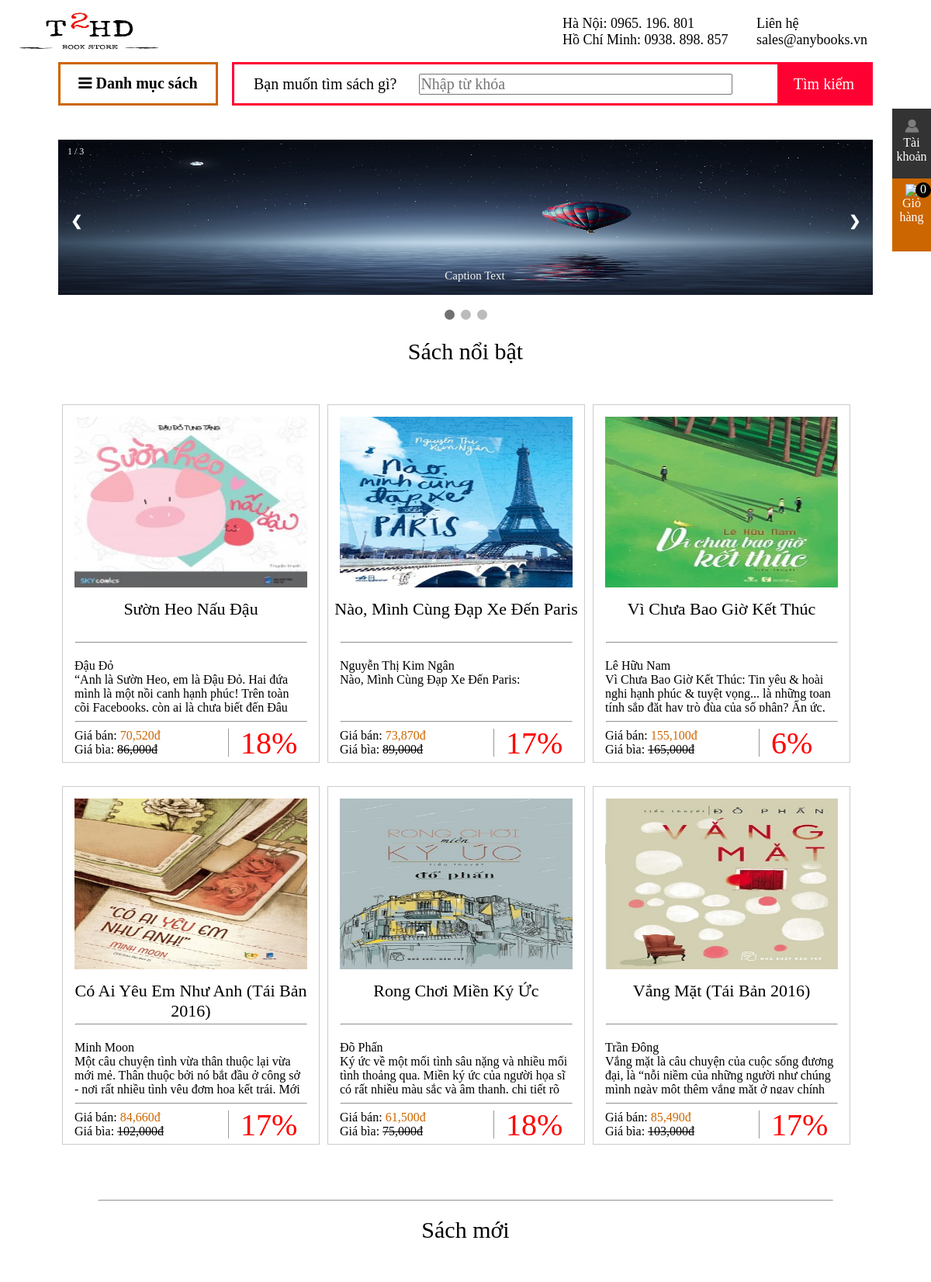
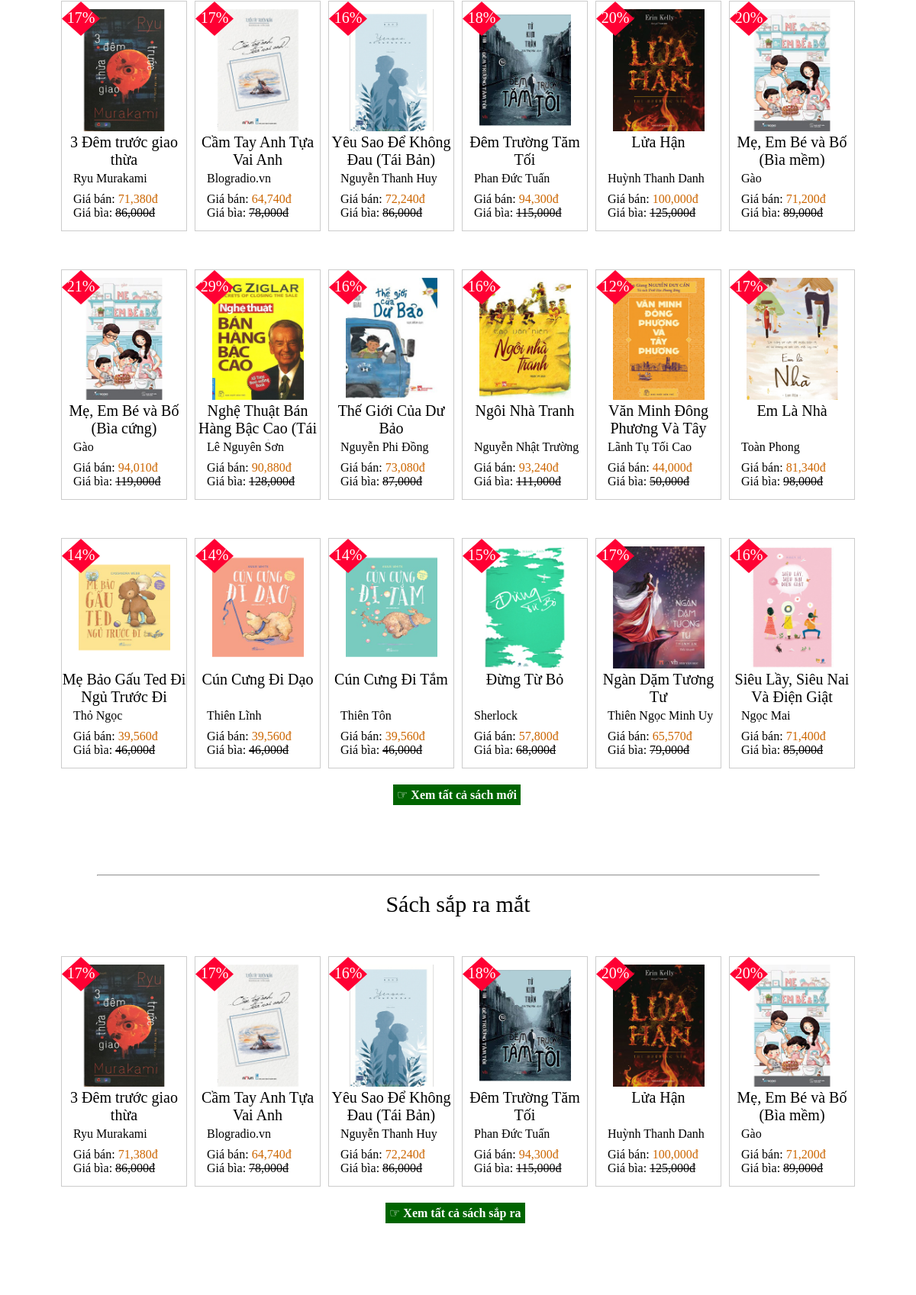
The page / (upper part) on the database its author committed (2 pictures, top to bottom).
### tables this page shows
CREATE TABLE `book` (
  `idbook` int(11) NOT NULL,
  `name` varchar(1000) NOT NULL,
  `imgdetail` varchar(100) NOT NULL COMMENT 'ảnh bìa bên trong',
  `imgbg` varchar(100) NOT NULL COMMENT 'ảnh bên ngoài',
  `idauthor` int(11) NOT NULL COMMENT 'id tác giả',
  `ngayxb` date NOT NULL COMMENT 'ngày xuất bản',
  `nhaxb` varchar(100) NOT NULL COMMENT 'nhà xuất bản',
  `nhaph` varchar(100) NOT NULL COMMENT 'nhà phát hành',
  `dangbia` varchar(100) NOT NULL COMMENT 'dạng bìa',
  `size` varchar(100) NOT NULL COMMENT 'kích thước (100 x 25 cm)',
  `weight` int(11) NOT NULL COMMENT 'khối lượng',
  `totalpages` int(11) NOT NULL COMMENT 'tổng số trang',
  `saleoff` int(11) NOT NULL COMMENT 'tiết kiệm %',
  `price` double NOT NULL COMMENT 'giá tiền',
  `info` varchar(1000) NOT NULL COMMENT 'mô tả sách',
  `idtype` int(11) NOT NULL COMMENT 'id loại sách',
  `highlights` int(11) NOT NULL COMMENT 'sách nổi bật thì số lớn',
  `status` varchar(100) NOT NULL COMMENT 'trạng thái sách',
  `sold` double NOT NULL DEFAULT '0',
  `checkDelete` int(11) NOT NULL DEFAULT '0' COMMENT 'xóa thì thành 1'
);

CREATE TABLE `author` (
  `idauthor` int(11) NOT NULL,
  `name` varchar(200) NOT NULL,
  `info` varchar(1000) NOT NULL,
  `checkDelete` int(11) NOT NULL DEFAULT '0' COMMENT 'xóa thì thành 1'
);

### controller/BookController.php (called while the page is built, shortened)
<?php
require_once 'model/BookModel.php';
require_once 'others/TestResult.php';
class BookController
{
    private $model;
    public function __construct()
    {
        $this->model = new BookModel();
    }
    public function load6BookHighlight()
    {
        $result = $this->model->get6BookHighlights();
        return TestResult::testResultController($result);
    }
    public function load12BookNew(){
        $result = $this->model->get12BookNew();
        return TestResult::testResultController($result);
    }
    public function load6BookFuture(){
        $result = $this->model->get6BookFuture();
        return TestResult::testResultController($result);
    }
}
?>

### model/DataProvider.php (called while the page is built, shortened)
<?php
class DataProvider
{
    public static function executeQuery($query){
        $result = mysql_query($query);
        return $result;
    }
}
?>

### model/BookModel.php (called while the page is built, shortened)
<?php
require_once 'DataProvider.php';
require_once 'TypeModel.php';
require_once 'others/TestResult.php';
class BookModel
{
    public function get6BookHighlights(){
        $result = DataProvider::executeQuery('select * from `book` ORDER BY highlights DESC LIMIT 6');
        return TestResult::testResultModel($result);
    }
    public function get12BookNew(){
        $result = DataProvider::executeQuery('select * from `book` WHERE status LIKE \'Sách mới\' LIMIT 18;');
        return TestResult::testResultModel($result);
    }
    public function get6BookFuture(){
        $result = DataProvider::executeQuery('select * from `book` WHERE  status LIKE  \'Sách mới\' LIMIT 6;');
        return TestResult::testResultModel($result);
    }
}
?>

### others/TestResult.php (called while the page is built)
<?php
class TestResult{
	public static function testResultModel($result){
		if (mysql_num_rows($result) > 0) return $result;
        return null;
	}
	public static function testResultController($result){
		if ($result == null) return null; else return $result;
	}
}
?>

### controller/AuthorController.php (called while the page is built, shortened)
<?php
require_once 'model/AuthorModel.php';
class AuthorController
{
    private $model;
    public function __construct()
    {
        $this->model = new AuthorModel();
    }
    public function getNameAuthorById($idAuthor){
        $result = $this->model->getName($idAuthor);
        if ($result == null) return null; else return mysql_fetch_assoc($result);
    }
}
?>

### model/AuthorModel.php (called while the page is built, shortened)
<?php
require_once 'DataProvider.php';
require_once 'others/TestResult.php';
class AuthorModel
{
    public function getName($idAuthor)
    {
        $result = DataProvider::executeQuery('select `name` from `author` WHERE idauthor='.$idAuthor);
        return TestResult::testResultModel($result);
    }
}
?>

### view/main_home.php (the view, shortened to what this page needs)
<!DOCTYPE html PUBLIC "-//W3C//DTD XHTML 1.0 Transitional//EN"
  "http://www.w3.org/TR/xhtml1/DTD/xhtml1-transitional.dtd">
<html xmlns="http://www.w3.org/1999/xhtml">
<head>
  <link rel="stylesheet" type="text/css" href="css/main_home.css"/>
  <link rel="stylesheet" type="text/css" href="css/main_category.css"/>
</head>
<body>
<?php
require_once 'controller/BookController.php'; $bController = new BookController();
require_once 'controller/AuthorController.php'; $authorController = new AuthorController(); ?>
<div id="main_home">
    <div class="slideshow-container">
        <div class="mySlides fade">
            <div class="numbertext">1 / 3</div>
            <img src="view/img1.jpg" style="width:100%; height:200px;">
            <div class="text">Caption Text</div>
        </div>
        <a class="prev" onclick="plusSlides(-1)">&#10094;</a>
        <a class="next" onclick="plusSlides(1)">&#10095;</a>
    </div>
    <br>
    <div style="text-align:center">
        <span class="dot" onclick="currentSlide(1)"></span>
        <span class="dot" onclick="currentSlide(2)"></span>
        <span class="dot" onclick="currentSlide(3)"></span>
    </div>
</div>
<div id="sach_noibat">
    <div id="tieude"><p>Sách nổi bật</p></div>
    <div style="min-height: 1000px;">
        <?php  $result=$bController->load6BookHighlight(); if ($result!=null) while ($d = mysql_fetch_array($result)) { ?>
            <div id="sach">
                <div id="hinhsach"><a href="index.php?id=book&idbook=<?php echo $d['idbook']; ?>" ?><img width="300px" src="img/<?php echo $d['imgbg']; ?>"/></a></div>
                <div id="tensach"><a href="index.php?id=book&idbook=<?php echo $d['idbook']; ?>" ?><p><?php echo $d['name']; ?></p></a></div>
                <hr/>
                <div id="mota">
                    <?php $idAuthor = $d['idauthor'];$nameAuthor = $authorController->getNameAuthorById($idAuthor); if($nameAuthor!=null){ ?><p><?php echo $nameAuthor['name'] ?></p><?php } ?>
                    <p style="overflow: hidden; width: 90%; height: 50px;"><?php echo $d['info']; ?></p>
                </div>
                <hr/>
                <div id="gia">
                    <div id="gia1">
                        <p>Giá bán: <font style="color:#C60"><?php echo number_format($d['price'] * (1 - (($d['saleoff']) / 100))); ?>đ</font></p>
                        <p>Giá bìa: <font style="text-decoration:line-through"><?php echo number_format($d['price']); ?>đ</font></p>
                    </div>
                    <div id="km"><?php echo $d['saleoff']; ?>%</div>
                </div>
            </div>
        <?php } else echo 'Lỗi truy vẩn!'; ?>
    </div>
</div>
<hr/>
<div id="sach_moi">
    <div id="tieude"><p>Sách mới</p></div>
    <div id="sach_cungloai2">
        <?php $result=$bController->load12BookNew(); if ($result!=null) while ($d = mysql_fetch_array($result)) { ?>
            <div id="sach2">
                <div id="hinhsach2"><a href="index.php?id=book&idbook=<?php echo $d['idbook']; ?>"><img src="img/<?php echo $d['imgdetail']; ?>"/></a></div>
                <div id="tensach2"><a href="index.php?id=book&idbook=<?php echo $d['idbook']; ?>"><p><?php echo $d['name']; ?></a></div>
                <div id="mota2">
                    <?php $idAuthor = $d['idauthor'];$nameAuthor = $authorController->getNameAuthorById($idAuthor);  if($nameAuthor!=null){ ?><p><?php echo $nameAuthor['name'] ?></p><?php } ?>
                </div>
                <div id="gia2">
                    <p>Giá bán: <font style="color:#C60"><?php echo number_format($d['price'] * (1 - (($d['saleoff']) / 100))); ?>đ</font></p>
                    <p>Giá bìa: <font style="text-decoration:line-through"><?php echo number_format($d['price']); ?>đ</font></p>
                </div>
                <div id="km2"><?php echo $d['saleoff']; ?>%</div>
            </div>
        <?php } else echo 'Lỗi truy vẩn!'; ?>
    </div>
    <div id="show_all_new"><a href="#"> &#9758 <b>Xem tất cả sách mới</b></a></div>
</div>
<hr/>
<div id="sach_sapra">
    <div id="tieude"><p>Sách sắp ra mắt</p></div>
    <div style="min-height: 300px;">
        <?php $result=$bController->load6BookFuture(); if ($result!= null) while ($d= mysql_fetch_array($result)) { ?>
            <div id="sach2">
                <div id="hinhsach2"><a href="index.php?id=book&idbook=<?php echo $d['idbook']; ?>"><img src="img/<?php echo $d['imgdetail']; ?>"/></a></div>
                <div id="tensach2"><a href="index.php?id=book&idbook=<?php echo $d['idbook']; ?>"><p><?php echo $d['name']; ?></a></div>
                <div id="mota2">
                    <?php $idAuthor = $d['idauthor'];$nameAuthor = $authorController->getNameAuthorById($idAuthor);  if($nameAuthor!=null){ ?><p><?php echo $nameAuthor['name'] ?></p><?php } ?>
                </div>
                <div id="gia2">
                    <p>Giá bán: <font style="color:#C60"><?php echo number_format($d['price'] * (1 - (($d['saleoff']) / 100))); ?>đ</font></p>
                    <p>Giá bìa: <font style="text-decoration:line-through"><?php echo number_format($d['price']); ?>đ</font></p>
                </div>
                <div id="km2"><?php echo $d['saleoff']; ?>%</div>
            </div>
        <?php } else echo 'Lỗi truy vẩn!'; ?>
    </div>
    <div id="show_all_sapra"><a href="#"> &#9758 <b>Xem tất cả sách sắp ra</b></a></div>
</div>
</div>
  </body>
  </html>

### css/index.css (style rules this page uses)
* { margin:0; padding:0; font-family: "Times New Roman"; }

### css/head.css (style rules this page uses)
* { margin:0; padding:0; }

### css/main_home.css (style rules this page uses)
* { margin:0; padding:0; }
hr { width:90%; margin:auto; margin-top: 50px; margin-bottom: 50px; }
#main_home { width:100%; }
#sach_noibat { width:100%; margin-bottom:50px; }
#sach_moi { width:100%; min-height:1200px; margin-bottom:50px; }
#show_all_new { width: 170px; margin: auto; }
#show_all_new a { padding: 5px; background-color: darkgreen; color: #FFFFFF; margin: auto; }
#sach_sapra { width:100%; min-height:100px; }
#show_all_sapra { width: 190px; margin: auto; margin-bottom: 100px; }
#show_all_sapra a { padding: 5px; background-color: darkgreen; color: #FFFFFF; margin: auto; }
#tieude { width:100%; height: 50px; padding-top:20px; padding-bottom:10px; }
#tieude p { text-align:center; font-size:30px; color:#000; }
#sach { width:330px; height:460px; border:1px solid; border-color:#CCC; margin:5px; margin-top:25px; float:left; }
#hinhsach { width: 300px; height: 220px; margin: auto; margin: 15px; }
#hinhsach a { width: 300px; height: 220px; text-align: center; }
#hinhsach a img { width: 300px; height: 220px; }
#tensach { width: 100%; height: 50px; font-size: 22px; text-align: center; color: #000; }
#mota { height: 75px; width: 100%; margin-left: 15px; margin-top: 20px; }
#gia { width: 100%; height: 50px; margin-left: 15px; font-size: 16px; margin-top: 8px; }
#sach hr { width: 90%; margin-top: 5px; margin-bottom: 5px; }
#gia1 { width: 60%; float: left; border-right: 1px solid #999; }
#km { width: 30%; float: left; font-size: 30px; padding-left: 15px; font-size: 40px; color: red; margin-top: -5px; }
#sach a { text-decoration:none; }

### css/main_category.css (style rules this page uses)
* { margin:0; padding:0; }
hr { width:90%; margin:auto; margin-bottom: 25px; }
#sach_cungloai2 { max-height: 1800px; margin-bottom: 50px; width: 100%; }
#sach2 { width:163px; height:300px; border:1px solid; border-color:#CCC; margin:5px; margin-top:25px; margin-bottom: 25px; float:left; }
#tensach2 p { height: 50px; overflow: hidden; }
#hinhsach2 { width: 120px; margin: auto; margin-top:10px; }
#hinhsach2 a { width: 120px; text-align: center; }
#hinhsach2 a img { width:120px; height: 160px; }
#tensach2 { width: 100%; height: 40px; font-size: 20px; text-align: center; color: #000; margin-top:3px; }
#mota2 { height: 20px; width: 100%; margin-left: 15px; padding-top: 5px; margin-top:5px; }
#gia2 { width: 100%; height: 10px; margin-left: 15px; padding-top: 2px; margin-top:5px; }
#km2 { width: 50px; height:35px; float: left; font-size: 20px; text-align:center; color: #FFF; margin-top: -260px; padding-top:10px; background-color:#F03; clip-path: polygon(50% 0%, 100% 50%, 50% 100%, 0% 50%); position: absolute; border-radius: 50%; }
#sach2 a { text-decoration:none; }

### css/foot.css (style rules this page uses)
* { margin:0; padding:0; }
hr { width: 90%; margin: auto; }

### view/main_home.php (style rules this page uses)
.mySlides { display:none }
.slideshow-container { max-width: 100%; position: relative; }
.prev, .next { cursor: pointer; position: absolute; top: 50%; width: auto; padding: 16px; margin-top: -22px; color: white; font-weight: bold; font-size: 18px; transition: 0.6s ease; border-radius: 0 3px 3px 0; }
.next { right: 0; border-radius: 3px 0 0 3px; }
.text { color: #f2f2f2; font-size: 15px; padding: 8px 12px; position: absolute; bottom: 8px; width: 100%; text-align: center; }
.numbertext { color: #f2f2f2; font-size: 12px; padding: 8px 12px; position: absolute; top: 0; }
.dot { cursor:pointer; height: 13px; width: 13px; margin: 0 2px; background-color: #bbb; border-radius: 50%; display: inline-block; transition: background-color 0.6s ease; }
.active, .dot:hover { background-color: #717171; }
.fade { -webkit-animation-name: fade; -webkit-animation-duration: 1.5s; animation-name: fade; animation-duration: 1.5s; }

### rows shown on the page
book: imgbg (picture), name "Sườn Heo Nấu Đậu", author.name "Đậu Đỏ", info "“Anh là Sườn Heo, em là Đậu Đỏ. Hai đứa mình là một nồi canh hạnh phúc! Trên toàn cõi Facebooks, còn ai là chưa biết đến Đậu…", $d['price'] * (1 - (($d['saleoff']) / 100)) "70,520", price "86,000", saleoff "18"
book: imgbg (picture), name "Nào, Mình Cùng Đạp Xe Đến Paris", author.name "Nguyễn Thị Kim Ngân", info "Nào, Mình Cùng Đạp Xe Đến Paris:", $d['price'] * (1 - (($d['saleoff']) / 100)) "73,870", price "89,000", saleoff "17"
book: imgbg (picture), name "Vì Chưa Bao Giờ Kết Thúc", author.name "Lê Hữu Nam", info "Vì Chưa Bao Giờ Kết Thúc: Tin yêu & hoài nghi hạnh phúc & tuyệt vọng... là những toan tính sắp đặt hay trò đùa của số phận? Ẩn ức,…", $d['price'] * (1 - (($d['saleoff']) / 100)) "155,100", price "165,000", saleoff "6"
book: imgbg (picture), name "Có Ai Yêu Em Như Anh (Tái Bản 2016)", author.name "Minh Moon", info "Một câu chuyện tình vừa thân thuộc lại vừa mới mẻ. Thân thuộc bởi nó bắt đầu ở công sở - nơi rất nhiều tình yêu đơm hoa kết trái. Mới…", $d['price'] * (1 - (($d['saleoff']) / 100)) "84,660", price "102,000", saleoff "17"
book: imgbg (picture), name "Rong Chơi Miền Ký Ức", author.name "Đõ Phấn", info "Ký ức về một mối tình sâu nặng và nhiều mối tình thoảng qua. Miền ký ức của người họa sĩ có rất nhiều màu sắc và âm thanh, chi tiết rõ…", $d['price'] * (1 - (($d['saleoff']) / 100)) "61,500", price "75,000", saleoff "18"
book: imgbg (picture), name "Vắng Mặt (Tái Bản 2016)", author.name "Trần Đông", info "Vắng mặt là câu chuyện của cuộc sống đương đại, là “nỗi niềm của những người như chúng mình ngày một thêm vắng mặt ở ngay chính…", $d['price'] * (1 - (($d['saleoff']) / 100)) "85,490", price "103,000", saleoff "17"
book: imgdetail (picture), name "3 Đêm trước giao thừa", author.name "Ryu Murakami", $d['price'] * (1 - (($d['saleoff']) / 100)) "71,380", price "86,000", saleoff "17"
book: imgdetail (picture), name "Cầm Tay Anh Tựa Vai Anh", author.name "Blogradio.vn", $d['price'] * (1 - (($d['saleoff']) / 100)) "64,740", price "78,000", saleoff "17"
book: imgdetail (picture), name "Yêu Sao Để Không Đau (Tái Bản)", author.name "Nguyễn Thanh Huy", $d['price'] * (1 - (($d['saleoff']) / 100)) "72,240", price "86,000", saleoff "16"
book: imgdetail (picture), name "Đêm Trường Tăm Tối", author.name "Phan Đức Tuấn", $d['price'] * (1 - (($d['saleoff']) / 100)) "94,300", price "115,000", saleoff "18"
book: imgdetail (picture), name "Lửa Hận", author.name "Huỳnh Thanh Danh", $d['price'] * (1 - (($d['saleoff']) / 100)) "100,000", price "125,000", saleoff "20"
book: imgdetail (picture), name "Mẹ, Em Bé và Bố (Bìa mềm)", author.name "Gào", $d['price'] * (1 - (($d['saleoff']) / 100)) "71,200", price "89,000", saleoff "20"
book: imgdetail (picture), name "Mẹ, Em Bé và Bố (Bìa cứng)", author.name "Gào", $d['price'] * (1 - (($d['saleoff']) / 100)) "94,010", price "119,000", saleoff "21"
book: imgdetail (picture), name "Nghệ Thuật Bán Hàng Bậc Cao (Tái…", author.name "Lê Nguyên Sơn", $d['price'] * (1 - (($d['saleoff']) / 100)) "90,880", price "128,000", saleoff "29"
book: imgdetail (picture), name "Thế Giới Của Dư Bảo", author.name "Nguyễn Phi Đồng", $d['price'] * (1 - (($d['saleoff']) / 100)) "73,080", price "87,000", saleoff "16"
book: imgdetail (picture), name "Ngôi Nhà Tranh", author.name "Nguyễn Nhật Trường", $d['price'] * (1 - (($d['saleoff']) / 100)) "93,240", price "111,000", saleoff "16"
book: imgdetail (picture), name "Văn Minh Đông Phương Và Tây…", author.name "Lãnh Tụ Tối Cao", $d['price'] * (1 - (($d['saleoff']) / 100)) "44,000", price "50,000", saleoff "12"
book: imgdetail (picture), name "Em Là Nhà", author.name "Toàn Phong", $d['price'] * (1 - (($d['saleoff']) / 100)) "81,340", price "98,000", saleoff "17"
book: imgdetail (picture), name "Mẹ Bảo Gấu Ted Đi Ngủ Trước Đi", author.name "Thỏ Ngọc", $d['price'] * (1 - (($d['saleoff']) / 100)) "39,560", price "46,000", saleoff "14"
book: imgdetail (picture), name "Cún Cưng Đi Dạo", author.name "Thiên Lĩnh", $d['price'] * (1 - (($d['saleoff']) / 100)) "39,560", price "46,000", saleoff "14"
book: imgdetail (picture), name "Cún Cưng Đi Tắm", author.name "Thiên Tôn", $d['price'] * (1 - (($d['saleoff']) / 100)) "39,560", price "46,000", saleoff "14"
book: imgdetail (picture), name "Đừng Từ Bỏ", author.name "Sherlock", $d['price'] * (1 - (($d['saleoff']) / 100)) "57,800", price "68,000", saleoff "15"
book: imgdetail (picture), name "Ngàn Dặm Tương Tư", author.name "Thiên Ngọc Minh Uy", $d['price'] * (1 - (($d['saleoff']) / 100)) "65,570", price "79,000", saleoff "17"
book: imgdetail (picture), name "Siêu Lầy, Siêu Nai Và Điện Giật", author.name "Ngọc Mai", $d['price'] * (1 - (($d['saleoff']) / 100)) "71,400", price "85,000", saleoff "16"

### other values the page prints
$r "0"
